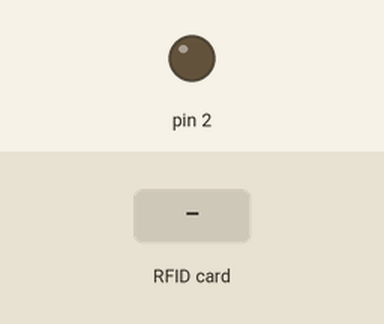
Bench run of a sketch on a simulated Arduino Uno, built with avr-gcc and run on an emulated ATmega328P. Shown: output pins drawn as LEDs (lit = HIGH). The test bench sets the inputs (shaded band). No radio packets arrive unless stated; what the sketch prints to the serial monitor is not drawn.

Above: at 2.7 s.
2.8 s: RFID card 5E 7A 19 C4 held to the reader
At 2.91 s:
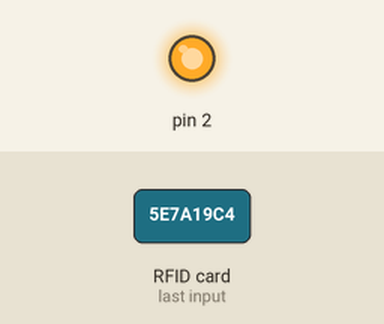
Timing chart, 0 to 5.8 s (numbered marks = the images above; inputs shaded):
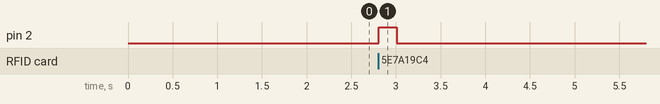

Measured:
- after the input at 2.8 s, pin 2: LOW → HIGH at once, → LOW 0.20 s later

The sketch:

sender_RFID_05.04.22.ino
```cpp
//Include Libraries
#include <SPI.h>
#include <nRF24L01.h>
#include <RF24.h>
// #include <TFT_eSPI.h>
#include <MFRC522.h>  //include the RFID reader library
#include <string.h>
#define RFID_SS_PIN 4  //slave select pin
#define RFID_RST_PIN 3  //reset pin
// create an MFRC522 object
MFRC522 mfrc522(RFID_SS_PIN, RFID_RST_PIN);  // instatiate a MFRC522 reader object.
MFRC522::MIFARE_Key key;          //create a MIFARE_Key struct named 'key', which will hold the card information
int block=60; // where we write and read data from a tag (this block is easier to sense from further away)
byte readbackblock[18]; // used to read data from tag
char tag_team_and_color[15]; // will hold identifier for tag
char wristband_team_and_color[] = "blue-1"; // this should be changed for each sending wristband - checks to see if the right color tag was touched before sending
//create an RF24 object
RF24 radio(9, 8);  // CE, CSN
// constants that are sender specific:
const int senderID = 1;
// const int reedPin = 3;
// const int ledPin =  13;      // the number of the LED pin
// {RED: 0, GREEN: 1, BLUE: 2, YELLOW: 3}
const int color = 2;
const char* colorArray[] = {"RED", "GREEN", "BLUE", "YELLOW"};
// variables & state
int state = 0;
//address through which two modules communicate.
const byte address[6] = "00001";
void setup() {
  Serial.begin(115200);
  delay(1500);
  char buff[100];
  sprintf(buff, "Setting up sender %d with color %s", senderID, colorArray[color]);
  Serial.println(buff);
  // Serial.printf("Setting up sender %d with color $s", senderID, colorArray[color]);
  radio.begin();
  pinMode(2, OUTPUT);

  //set the address
  radio.openWritingPipe(address);

  //Set module as transmitter
  radio.stopListening();
  // initialize reader
  mfrc522.PCD_Init();
  // Prepare the security key for the read function.
  for (byte i = 0; i < 6; i++) {
    key.keyByte[i] = 0xFF;  //keyByte is defined in the "MIFARE_Key" 'struct' definition in the .h file of the library
  }
  // gamestate
  state = 0;
//  switchState = HIGH;
}
void loop() {
  // normal state
  if (state == 0) {
    // attempts to read a tag and get its identifier
    if (mfrc522.PICC_IsNewCardPresent()) {
      digitalWrite(2, HIGH);
      delay(200);
      digitalWrite(2, LOW);
      Serial.println("new card present");
    //if(noCardCount > NO_CARD_DETECTIONS_BEFORE_NEW_READ){
      if (mfrc522.PICC_ReadCardSerial()){
        // read from block 60 of tag, put identifier into tag_team_and_color (e.g. "red-1")
        Serial.println("read serial");
        readBlock(block, readbackblock);
        memset(tag_team_and_color, '\0', 15);
        memcpy(tag_team_and_color, readbackblock, sizeof(readbackblock));
        Serial.println("");
        Serial.print("the tag has ID: ");
        Serial.println(tag_team_and_color);
        state = 1;

      }
    }
    mfrc522.PICC_HaltA();
    mfrc522.PCD_StopCrypto1();
    delay(100);
  }
  // send state
  else if (state == 1) {
    if(strcmp(tag_team_and_color, wristband_team_and_color) == 0){ // if the tag wristband and sender wristband are same color, send to tower
      char text[10];
      sprintf(text, "%d%d", senderID, color);
      Serial.println(text);
      radio.write(&text, sizeof(text));
      char buff[50];
      sprintf(buff, "sender %d sent %s", senderID, text);
      Serial.println(buff);
      digitalWrite(2, HIGH);
      delay(100);
      digitalWrite(2, LOW);
      delay(100);
      digitalWrite(2, HIGH);
      delay(100);
      digitalWrite(2, LOW);
    }
    state = 0;
    delay(100);
  }
  mfrc522.PICC_HaltA();
  mfrc522.PCD_StopCrypto1();
}
//Read specific block
int readBlock(int blockNumber, byte arrayAddress[]) {
  /* This example function will write the data from block 60 of an RFID tag into a byte array (arrayAddress).
     The format of the byte array once transformed into a string will be "color-teamNumber" (i.e. "red-1")
  */
  int largestModulo4Number=blockNumber/4*4;
  int trailerBlock=largestModulo4Number+3;//determine trailer block for the sector
  //authentication of the desired block for access
  byte status = mfrc522.PCD_Authenticate(MFRC522::PICC_CMD_MF_AUTH_KEY_A, trailerBlock, &key, &(mfrc522.uid));
  if (status != MFRC522::STATUS_OK) {
         Serial.print("PCD_Authenticate() failed (read): ");
         Serial.println(mfrc522.GetStatusCodeName(status));
         return 3;//return "3" as error message
  }
//reading a block
byte buffersize = 18;//we need to define a variable with the read buffer size, since the MIFARE_Read method below needs a pointer to the variable that contains the size...
status = mfrc522.MIFARE_Read(blockNumber, arrayAddress, &buffersize);//&buffersize is a pointer to the buffersize variable; MIFARE_Read requires a pointer instead of just a number
  if (status != MFRC522::STATUS_OK) {
          Serial.print("MIFARE_read() failed: ");
          Serial.println(mfrc522.GetStatusCodeName(status));
          return 4;//return "4" as error message
  }
  Serial.println("block was read");
}
```
